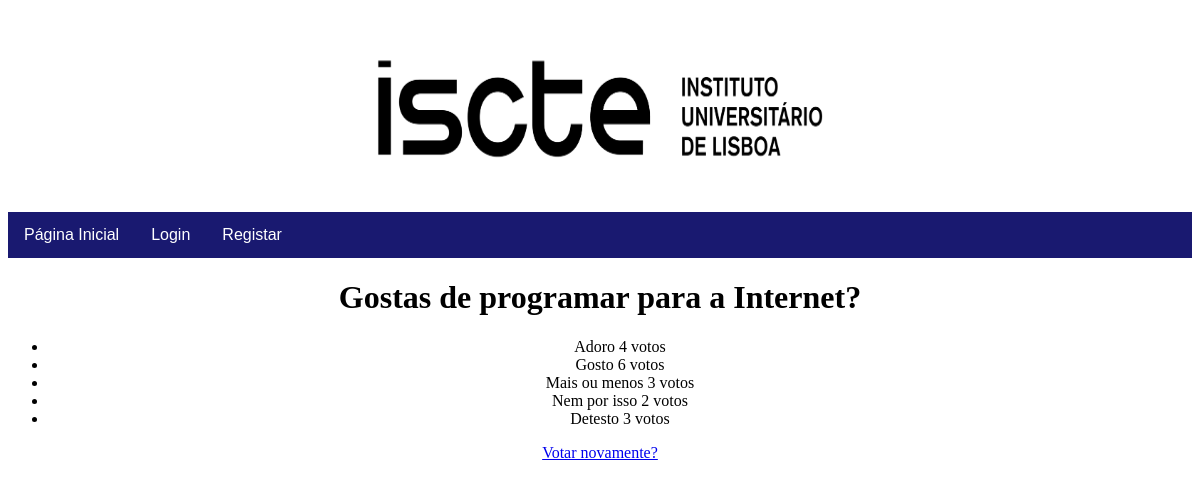
The page /votacao/2/resultados on the database as committed earlier.
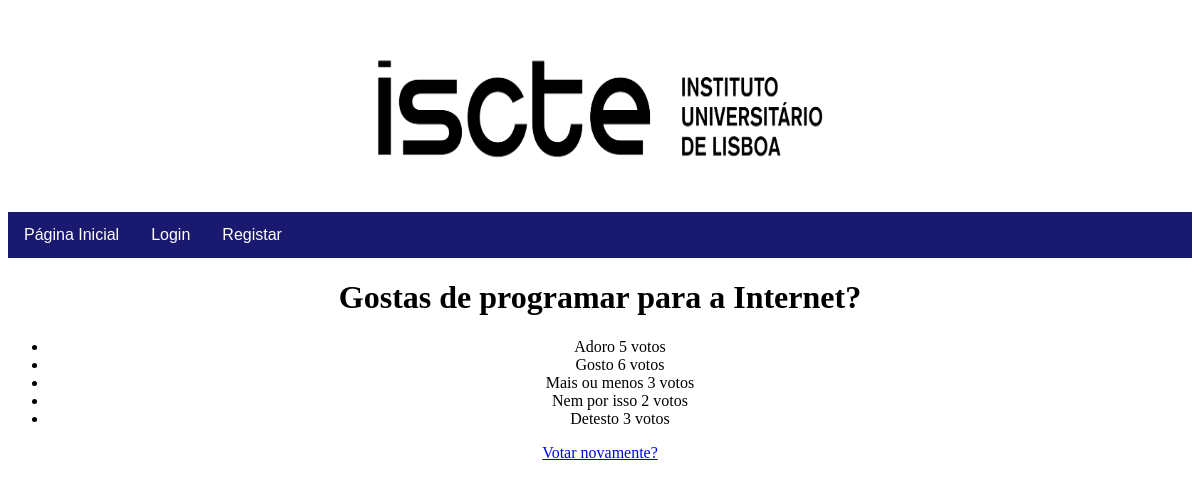
The same page on the database as committed later.
### votacao/models.py (models this page shows, shortened)
class Opcao(models.Model):
    questao = models.ForeignKey(Questao, on_delete=models.CASCADE)
    opcao_texto = models.CharField(max_length=200)
    votos = models.IntegerField(default=0)

### votacao/views.py (the view)
# urls.py: path('<int:questao_id>/resultados', views.resultados, name='resultados'),
def resultados(request, questao_id):
    questao = get_object_or_404(Questao, pk=questao_id)
    return render(request, 'votacao/resultados.html', {'questao': questao})

### votacao/templates/votacao/resultados.html
{% extends "./index.html" %}
{% block conteudo %}
<h1>{{ questao.questao_texto }}</h1>
<ul>
    {% for opcao in questao.opcao_set.all %}
        <li>{{ opcao.opcao_texto }} {{ opcao.votos }} voto{{ opcao.votos|pluralize }}</li>
{% endfor %}
</ul>
    <a href="{% url 'votacao:detalhe' questao.id %}">Votar novamente?</a>
{% endblock %}

Rows that differ between the two databases and show on the page:
changed Opcao "Adoro": votos "4" → "5"
